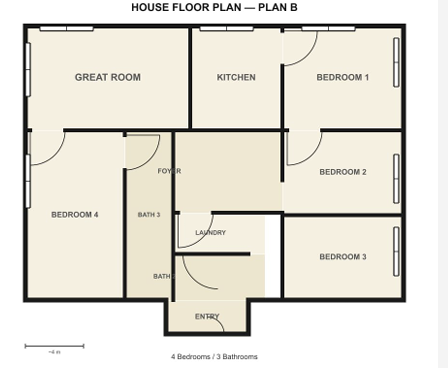
#> input picture backend/test/F2.png, 448 x 368 px
$ python main_room_detector.py
#> lines starting #> are read from the running program, lines starting #| are printed output that depends on the picture; after the words box and inside, x2 and y2 are one past the last pixel; in counts of white or black regions, pixels touching at a corner belong together
import cv2
import numpy as np
import os
import json
from shapely.geometry import LineString, Polygon, Point


# ═══════════════════════════════════════════════════════════════════
#  TUNABLE CONSTANTS  — adjust these if your image scale changes
# ═══════════════════════════════════════════════════════════════════

HC_DP          = 1
HC_MIN_DIST    = 30
HC_PARAM1      = 50
HC_PARAM2      = 20
HC_MIN_RADIUS  = 30
HC_MAX_RADIUS  = 80

PIVOT_SNAP        = 25
RADIUS_TOLERANCE  = 0.40
WIN_SNAP          = 14


# ═══════════════════════════════════════════════════════════════════
#  1. WINDOW DETECTION
# ═══════════════════════════════════════════════════════════════════

def _detect_windows(gray: np.ndarray) -> list[dict]:
    """Returns list of {x, y, w, h, cx, cy}."""
    _, thresh = cv2.threshold(gray, 200, 255, cv2.THRESH_BINARY_INV)
    contours, _ = cv2.findContours(thresh, cv2.RETR_LIST, cv2.CHAIN_APPROX_SIMPLE)

    windows = []
    for cnt in contours:
        area = cv2.contourArea(cnt)
        if not (100 < area < 5000):
            continue
        epsilon = 0.02 * cv2.arcLength(cnt, True)
        approx  = cv2.approxPolyDP(cnt, epsilon, True)
        if len(approx) != 4:
            continue
        x, y, w, h = cv2.boundingRect(cnt)
        aspect = float(w) / h if h > 0 else 0
        if not (aspect > 1.5 or aspect < 0.6):
            continue
        if not cv2.isContourConvex(approx):
            continue
        windows.append({"x": x, "y": y, "w": w, "h": h, "cx": x + w / 2, "cy": y + h / 2})

    return windows


# ═══════════════════════════════════════════════════════════════════
#  2. GATE / DOOR DETECTION — HoughCircles-based
# ═══════════════════════════════════════════════════════════════════

def _detect_gates(gray: np.ndarray, debug_img=None) -> list[dict]:
    """Returns list of {cx, cy, width}."""
    blurred = cv2.GaussianBlur(gray, (5, 5), 1)
    raw = cv2.HoughCircles(
        blurred, cv2.HOUGH_GRADIENT,
        dp=HC_DP, minDist=HC_MIN_DIST, param1=HC_PARAM1, param2=HC_PARAM2,
        minRadius=HC_MIN_RADIUS, maxRadius=HC_MAX_RADIUS,
    )
    gates = []
    if raw is None:
        return gates
    for cx, cy, r in np.round(raw[0]).astype(int):
        gates.append({"cx": float(cx), "cy": float(cy), "width": float(r)})
        if debug_img is not None:
            cv2.circle(debug_img, (cx, cy), r, (0, 140, 255), 2)
            cv2.circle(debug_img, (cx, cy), 4, (0,  60, 255), -1)
    return gates


# ═══════════════════════════════════════════════════════════════════
#  3. CLASSIFY OPENINGS PER WALL SEGMENT
# ═══════════════════════════════════════════════════════════════════

def _classify_openings(line: LineString, windows: list[dict], gates: list[dict]) -> list[dict]:
    openings = []

    for win in windows:
        pt = Point(win["cx"], win["cy"])
        if line.distance(pt) <= WIN_SNAP:
            proj = line.project(pt)
            openings.append({"type": "window", "offset": round(proj, 2), "width": round(max(win["w"], win["h"]), 2)})
            break

    if openings:
        return openings

    p0, p1 = Point(line.coords[0]), Point(line.coords[1])
    line_len = line.length

    for gate in gates:
        gpt = Point(gate["cx"], gate["cy"])
        if not (gpt.distance(p0) <= PIVOT_SNAP or gpt.distance(p1) <= PIVOT_SNAP):
            continue
        if abs(gate["width"] - line_len) / max(line_len, 1) > RADIUS_TOLERANCE:
            continue
        openings.append({"type": "gate", "offset": 0, "width": round(gate["width"], 2)})
        break

    return openings


# ═══════════════════════════════════════════════════════════════════
#  4. ADVANCED ROOM DETECTOR — returns {"rooms": [...]}
#  Import this instead of main.py for Shapely-based room analysis.
# ═══════════════════════════════════════════════════════════════════

def get_rooms(DEBUG: bool = False) -> dict:
    """
    Advanced room/wall/opening detector using Shapely geometry.
    Used by test.py and other standalone scripts.
    The /api/data route uses turtle_test + t.py instead.
    """
#> called with DEBUG = True
    file_path = os.path.join(os.getcwd(), 'test', 'F2.png')
    img = cv2.imread(file_path)
#> img is the input picture: shape (368, 448, 3); mean B, G, R 216.8, 226.2, 229.2
    if img is None:
        return {"rooms": []}

    gray = cv2.cvtColor(img, cv2.COLOR_BGR2GRAY)
    _, thresh = cv2.threshold(gray, 200, 255, cv2.THRESH_BINARY_INV)
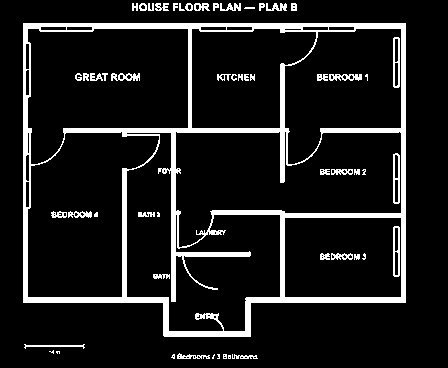
#> thresh: shape (368, 448); 10.8% white; 55 white regions (12 under 20 px), largest, box (x1, y1, x2, y2) and area: (23, 23, 406, 337) 14644, (393, 37, 400, 88) 217, (393, 226, 400, 277) 217

    nlabels, labels, stats, _ = cv2.connectedComponentsWithStats(thresh, connectivity=8)
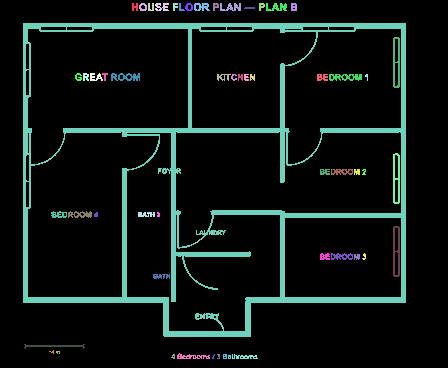
#> labels: shape (368, 448) int32; 56 distinct labels, from 0 to 55; one colour per label, 0 black
#> nlabels = 56; stats = 56 rows, first 6: [0, 0, 448, 368, 147062], [132, 3, 6, 8, 36], [139, 3, 8, 8, 42], [148, 3, 6, 8, 35], [155, 3, 14, 8, 76], [173, 3, 5, 8, 28]
    text_mask = np.zeros_like(thresh)
    for i in range(1, nlabels):
        if stats[i,2] < 60 and stats[i,3] < 60 and stats[i,4] < 800:
            text_mask[labels == i] = 255
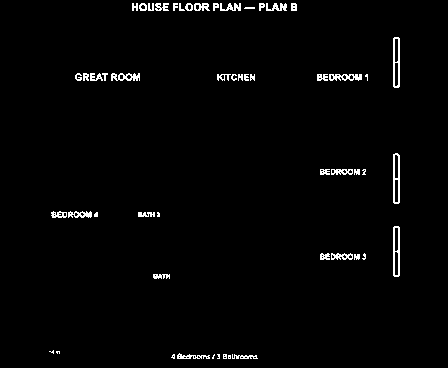
#> text_mask: shape (368, 448); 1.8% white in thin lines or dots, all inside (x1, y1, x2, y2) = (49, 3, 400, 359)

    clean_img  = cv2.inpaint(img, text_mask, 3, cv2.INPAINT_TELEA)
    clean_gray = cv2.cvtColor(clean_img, cv2.COLOR_BGR2GRAY)
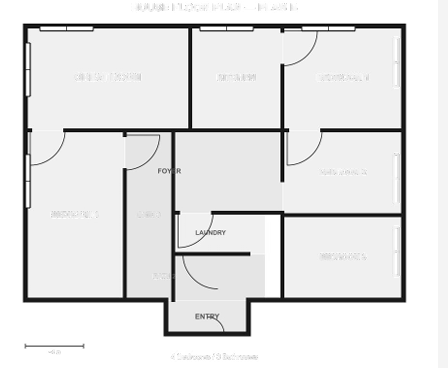
#> clean_gray: shape (368, 448); min 0, max 255, mean 228.1

    _, clean_thresh = cv2.threshold(clean_gray, 200, 255, cv2.THRESH_BINARY_INV)
#> clean_thresh: shape (368, 448); 9% white; 2 white regions, box (x1, y1, x2, y2) and area: (23, 23, 406, 337) 14644, (24, 344, 85, 349) 128
    walls_mask = cv2.morphologyEx(clean_thresh, cv2.MORPH_CLOSE, np.ones((4, 4), np.uint8))
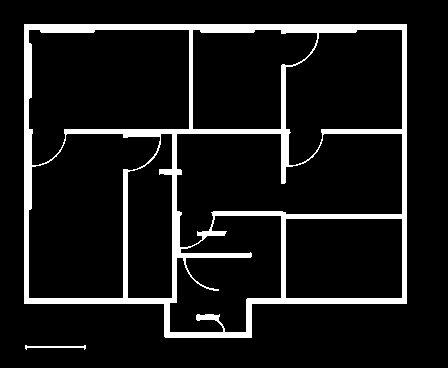
#> walls_mask: shape (368, 448); 9.6% white; 2 white regions

    windows = _detect_windows(clean_gray)
#> in _detect_windows, `contours, _ = cv2.findContours(thresh, cv2.RETR_LIST, cv2.CHAIN_APPROX..`: contours = 29 contours, 8 with area under 20; largest, box (x1, y1, x2, y2) and area: (23, 23, 406, 337) 109536, (175, 131, 402, 248) 17826, (27, 28, 189, 165) 16748, (126, 132, 281, 332) 16322, (27, 131, 160, 298) 15550
#> the loop in _detect_windows, `for cnt in contours:` made 29 passes
#> area on passes 1, 8, 13, 14, 15, 16, 19, 20, 21, 22, 29: 63, 9358, 16322.5, 40, 17826, 15550, 11576, 32, 9700.5, 16748.5, 109536.5
#> (area, epsilon, approx, x, y, w, h, aspect) on passes 9, 18, 23, 24, 25, 26: (102, 1.15, [[26, 181], [29, 182], [28, 207], [25, 206]], 25, 181, 5, 27, 0.185), (102, 1.15, [[26, 43], [29, 44], [28, 69], [25, 68]], 25, 43, 5, 27, 0.185), (102, 1.15, [[328, 27], [353, 26], [354, 29], [329, 30]], 328, 26, 27, 5, 5.4), (102, 1.15, [[302, 27], [327, 26], [328, 29], [303, 30]], 302, 26, 27, 5, 5.4), (102, 1.15, [[226, 27], [251, 26], [252, 29], [227, 30]], 226, 26, 27, 5, 5.4), (102, 1.15, [[200, 27], [225, 26], [226, 29], [201, 30]], 200, 26, 27, 5, 5.4)
#> after the loop in _detect_windows, `for cnt in contours:`: windows = 8 items
#> windows = 8 items
    debug_line_img = img.copy()
    gates = _detect_gates(clean_gray, debug_img=debug_line_img if DEBUG else None)
#> in _detect_gates, `blurred = cv2.GaussianBlur(gray, (5, 5), 1)`:
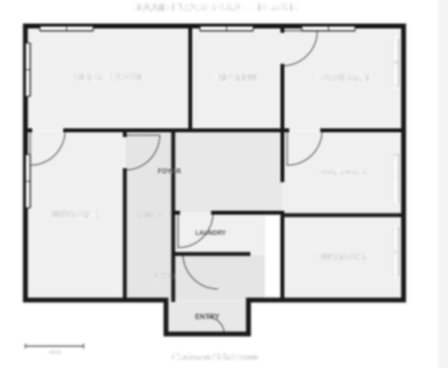
#> blurred: shape (368, 448); min 24, max 255, mean 228.1
#> in _detect_gates, `raw = cv2.HoughCircles( blurred, cv2.HOUGH_GRADIENT, dp=HC_DP, minDist..`: raw = [[222.5, 251.5, 41.6], [30.5, 130.5, 35.2], [125.5, 135.5, 34.9], [282.5, 31.5, 34.9], [287.5, 130.5, 32.6], [219.5, 286.5, 49.7], [179.5, 214.5, 33.7]]
#> the loop in _detect_gates, `for cx, cy, r in np.round(raw[0]).astype(int):` made 7 passes
#> (cx, cy, r) on passes 1 to 7: (222, 252, 42), (30, 130, 35), (126, 136, 35), (282, 32, 35), (288, 130, 33), (220, 286, 50), (180, 214, 34)
#> after the loop in _detect_gates, `for cx, cy, r in np.round(raw[0]).astype(int):`:
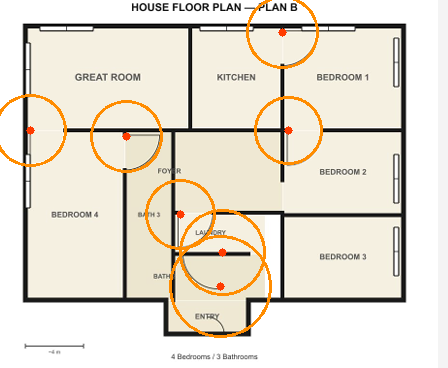
#> debug_img: shape (368, 448, 3); mean B, G, R 210.8, 224, 230.5
#> after the loop in _detect_gates, `for cx, cy, r in np.round(raw[0]).astype(int):`: gates = 7 items
#> gates = 7 items

    contours, _ = cv2.findContours(walls_mask, cv2.RETR_EXTERNAL, cv2.CHAIN_APPROX_SIMPLE)
#> contours = 2 contours; box (x1, y1, x2, y2) and area: (24, 24, 407, 338) 109536, (25, 345, 86, 350) 67
    lines = cv2.HoughLinesP(walls_mask, 1, np.pi / 180, threshold=30, minLineLength=40, maxLineGap=15)
#> lines = 95 rows, first 6: [24, 24, 406, 24], [321, 131, 406, 131], [165, 29, 406, 25], [246, 301, 406, 301], [24, 303, 176, 301], [64, 130, 289, 130]

    rooms_data = []
    if lines is not None:
        all_wall_lines = [LineString([(l[0][0], l[0][1]), (l[0][2], l[0][3])]) for l in lines]
#> all_wall_lines = 95 items

        for i, cnt in enumerate(contours):
            if cv2.contourArea(cnt) < 2000:
                continue
            x, y, w, h = cv2.boundingRect(cnt)
            room_poly = Polygon(cnt.reshape(-1, 2))
            room_obj = {
                "name":   f"Room {i + 1}",
                "center": {"x": float(x + w / 2), "y": float(y + h / 2)},
                "walls":  [],
            }
            for line in all_wall_lines:
                if not room_poly.buffer(5).intersects(line):
                    continue
                x1, y1 = line.coords[0]
                x2, y2 = line.coords[1]
                openings = _classify_openings(line, windows, gates)
                room_obj["walls"].append({
                    "id":       f"wall_{len(room_obj['walls'])}",
                    "start":    {"x": float(x1), "y": float(y1)},
                    "end":      {"x": float(x2), "y": float(y2)},
                    "openings": openings,
                })
            rooms_data.append(room_obj)
#> this loop made 2 passes
#> (x, y, w, h) on pass 2: (24, 24, 383, 314)
#> after the loop, rooms_data = 1 item

    return {"rooms": rooms_data}


if __name__ == "__main__":
    result = get_rooms(DEBUG=True)
#> result = 1 item
    print(json.dumps(result, indent=2))
#> (printed output is left out)

$ run again, with backend/test/F1.png copied over backend/test/F2.png
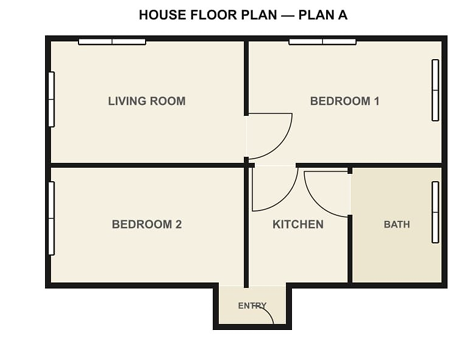
#> input picture backend/test/F1.png, 474 x 339 px
#> in get_rooms, img is the input picture: shape (339, 474, 3); mean B, G, R 217.1, 226.1, 228.9
#> thresh: shape (339, 474); 10.2% white; 50 white regions (1 under 20 px), largest, box (x1, y1, x2, y2) and area: (45, 35, 448, 330) 13108, (431, 59, 440, 122) 333, (431, 181, 440, 244) 332
#> in get_rooms, `nlabels, labels, stats, _ = cv2.connectedComponentsWithStats(thresh, c..`:
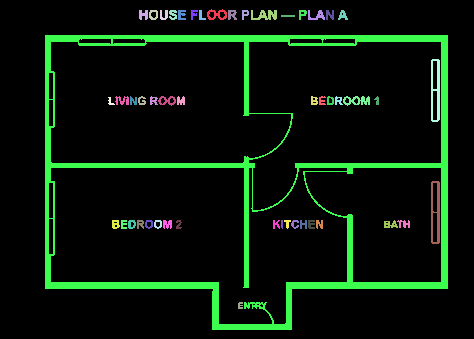
#> labels: shape (339, 474) int32; 51 distinct labels, from 0 to 50; one colour per label, 0 black
#> nlabels = 51; stats = 51 rows, first 6: [0, 0, 474, 339, 144332], [207, 9, 20, 11, 118], [139, 10, 9, 10, 67], [149, 10, 9, 10, 56], [160, 10, 8, 10, 53], [169, 10, 8, 10, 57]
#> walls_mask: shape (339, 474); 8.9% white; 1 white region
#> in _detect_windows, `contours, _ = cv2.findContours(thresh, cv2.RETR_LIST, cv2.CHAIN_APPROX..`: contours = 22 contours, 3 with area under 20; largest, box (x1, y1, x2, y2) and area: (45, 35, 448, 330) 104944, (50, 167, 348, 325) 33003, (50, 41, 292, 164) 24848, (248, 41, 442, 211) 23383, (304, 167, 442, 283) 11940
#> the loop in _detect_windows, `for cnt in contours:` made 22 passes
#> (area, epsilon, approx, x, y, w, h, aspect) on passes 4 to 8: (178, 1.59, [[49, 218], [53, 219], [52, 254], [48, 253]], 48, 218, 6, 37, 0.162), (148, 1.35, [[433, 212], [437, 213], [436, 242], [432, 241]], 432, 212, 6, 31, 0.194), (146.5, 1.34, [[433, 182], [437, 183], [436, 212], [432, 210]], 432, 182, 6, 31, 0.194), (178, 1.59, [[49, 182], [53, 183], [52, 218], [48, 217]], 48, 182, 6, 37, 0.162), (494, 2.75, [[432, 181], [431, 242], [438, 243], [439, 182]], 431, 181, 9, 63, 0.143)
#> after the loop in _detect_windows, `for cnt in contours:`: windows = 12 items
#> in _detect_gates, `blurred = cv2.GaussianBlur(gray, (5, 5), 1)`:
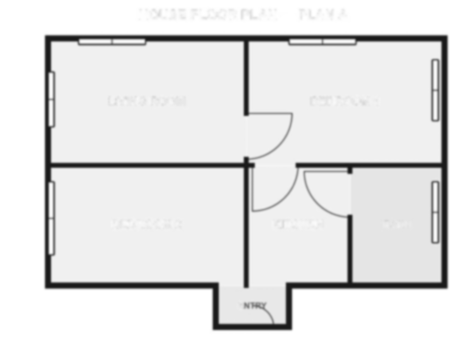
#> blurred: shape (339, 474); min 23, max 255, mean 228.1
#> raw = [[252.5, 165.5, 43.6], [346.5, 173.5, 43.3], [246.5, 113.5, 46]]
#> the loop in _detect_gates, `for cx, cy, r in np.round(raw[0]).astype(int):` made 3 passes
#> (cx, cy, r) on passes 1 to 3: (252, 166, 44), (346, 174, 43), (246, 114, 46)
#> after the loop in _detect_gates, `for cx, cy, r in np.round(raw[0]).astype(int):`: gates = 3 items
#> in get_rooms, `contours, _ = cv2.findContours(walls_mask, cv2.RETR_EXTERNAL, cv2.CHAI..`: contours = 1 contour; box (x1, y1, x2, y2) and area: (46, 36, 449, 331) 104946
#> lines = 101 rows, first 6: [46, 37, 448, 37], [46, 165, 255, 165], [46, 39, 448, 39], [46, 36, 448, 36], [296, 167, 448, 167], [46, 286, 219, 286]
#> all_wall_lines = 101 items
#> the loop in get_rooms, `for i, cnt in enumerate(contours):` made 1 pass
#> (x, y, w, h) on pass 1: (46, 36, 403, 295)
#> after the loop in get_rooms, `for i, cnt in enumerate(contours):`: rooms_data = 1 item
#> (printed output is left out)

$ run again, with backend/test/F3.png copied over backend/test/F2.png
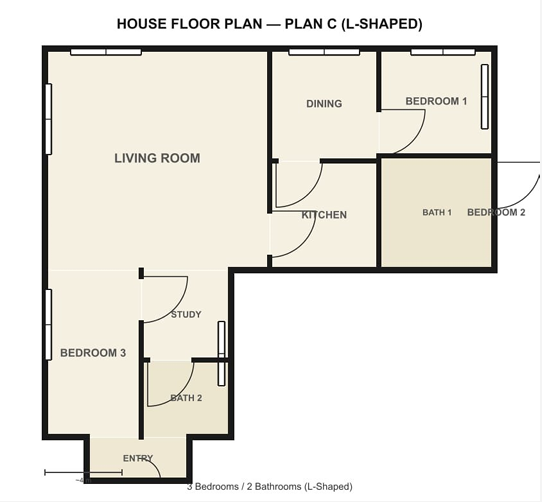
#> input picture backend/test/F3.png, 542 x 502 px
#> in get_rooms, img is the input picture: shape (502, 542, 3); mean B, G, R 224.4, 231.6, 233.9
#> thresh: shape (502, 542); 8.5% white; 85 white regions (11 under 20 px), largest, box (x1, y1, x2, y2) and area: (41, 45, 540, 490) 18664, (480, 64, 489, 130) 349, (202, 483, 239, 490) 146
#> in get_rooms, `nlabels, labels, stats, _ = cv2.connectedComponentsWithStats(thresh, c..`:
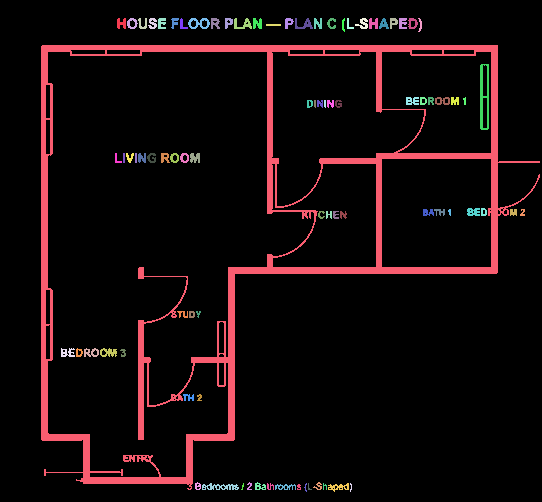
#> labels: shape (502, 542) int32; 86 distinct labels, from 0 to 85; one colour per label, 0 black
#> nlabels = 86; stats = 86 rows, first 6: [0, 0, 542, 502, 248989], [117, 18, 9, 11, 71], [127, 18, 11, 11, 65], [138, 18, 9, 11, 54], [148, 18, 9, 11, 64], [158, 18, 8, 11, 69]
#> clean_thresh: shape (502, 542); 7% white; 2 white regions, box (x1, y1, x2, y2) and area: (41, 45, 540, 490) 18664, (480, 64, 489, 130) 349
#> walls_mask: shape (502, 542); 7.3% white; 1 white region
#> in _detect_windows, `contours, _ = cv2.findContours(thresh, cv2.RETR_LIST, cv2.CHAIN_APPROX..`: contours = 38 contours, 17 with area under 20; largest, box (x1, y1, x2, y2) and area: (41, 45, 540, 490) 141062, (47, 51, 315, 478) 80791, (271, 51, 425, 207) 14288, (381, 158, 492, 268) 11972, (381, 51, 492, 154) 9392
#> the loop in _detect_windows, `for cnt in contours:` made 38 passes
#> (area, epsilon, approx, x, y, w, h, aspect) on passes 9, 11, 15, 24, 25: (136, 1.11, [[219, 362], [224, 363], [223, 385], [218, 384]], 218, 362, 7, 24, 0.292), (169.5, 1.54, [[49, 324], [50, 358], [46, 359], [45, 326]], 45, 324, 6, 36, 0.167), (173, 1.55, [[46, 289], [50, 290], [49, 324], [45, 323]], 45, 289, 6, 36, 0.167), (173, 1.55, [[46, 119], [50, 120], [49, 154], [45, 153]], 45, 119, 6, 36, 0.167), (153, 1.39, [[483, 97], [487, 98], [486, 128], [482, 127]], 482, 97, 6, 32, 0.188)
#> after the loop in _detect_windows, `for cnt in contours:`: windows = 14 items
#> raw = [[372.5, 103.5, 52.6], [148.5, 360.5, 43.6], [272.5, 213.5, 43.3], [495.5, 162.5, 43.6], [274.5, 158.5, 46.9], [140.5, 276.5, 45], [449.5, 91.5, 42.5]]
#> the loop in _detect_gates, `for cx, cy, r in np.round(raw[0]).astype(int):` made 7 passes
#> (cx, cy, r) on passes 1 to 7: (372, 104, 53), (148, 360, 44), (272, 214, 43), (496, 162, 44), (274, 158, 47), (140, 276, 45), (450, 92, 42)
#> after the loop in _detect_gates, `for cx, cy, r in np.round(raw[0]).astype(int):`:
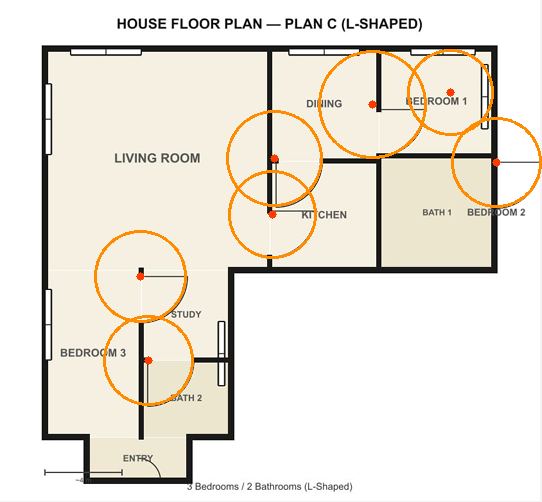
#> debug_img: shape (502, 542, 3); mean B, G, R 219.8, 229.9, 234.8
#> after the loop in _detect_gates, `for cx, cy, r in np.round(raw[0]).astype(int):`: gates = 7 items
#> in get_rooms, `contours, _ = cv2.findContours(walls_mask, cv2.RETR_EXTERNAL, cv2.CHAI..`: contours = 1 contour; box (x1, y1, x2, y2) and area: (42, 46, 542, 491) 141095
#> lines = 149 rows, first 6: [42, 47, 498, 47], [42, 49, 249, 52], [42, 102, 47, 441], [42, 48, 498, 48], [43, 46, 498, 46], [412, 56, 498, 56]
#> all_wall_lines = 149 items
#> the loop in get_rooms, `for i, cnt in enumerate(contours):` made 1 pass
#> (x, y, w, h) on pass 1: (42, 46, 500, 445)
#> after the loop in get_rooms, `for i, cnt in enumerate(contours):`: rooms_data = 1 item
#> (printed output is left out)
